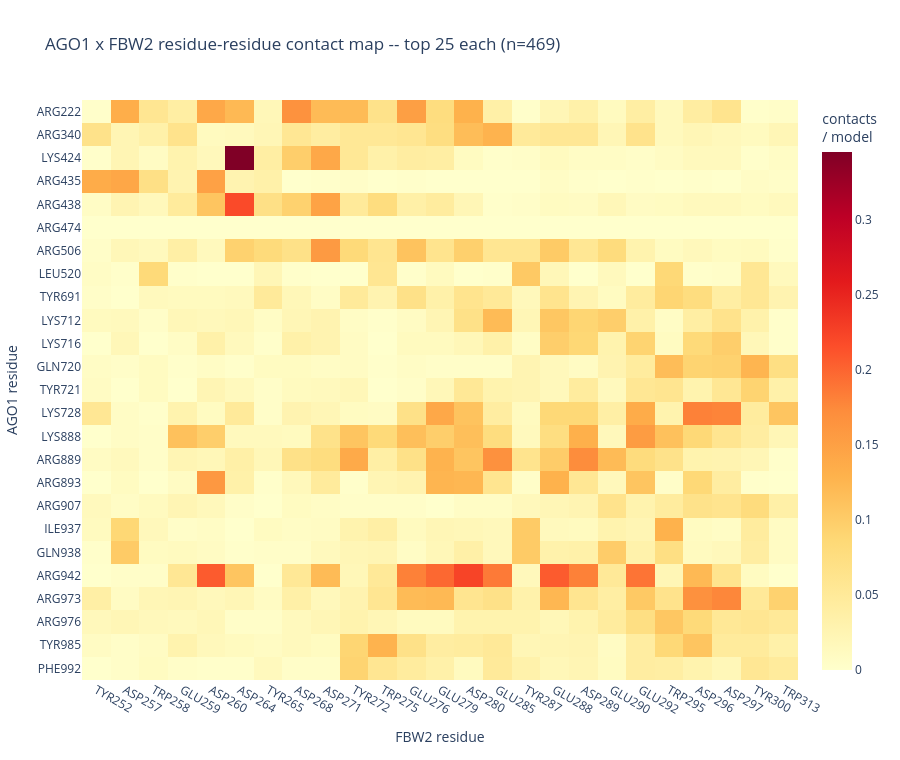

This figure's notebook cell:
### Code cell
if not bc.empty and len(top_rec) and len(top_lig):
    tr = top_rec["resnr"].tolist(); tl = top_lig["resnr_lig"].tolist()
    pair = bc[bc["resnr"].isin(tr) & bc["resnr_lig"].isin(tl)]
    mat = (pair.groupby(["resnr", "resnr_lig"], observed=True).size()
           .div(n_norm).unstack(fill_value=0)
           .reindex(index=sorted(tr), columns=sorted(tl), fill_value=0))
    rtick = {int(r): f"{bc.loc[bc['resnr']==r,'restype'].iloc[0]}{int(r)}" for r in mat.index}
    ltick = {int(c): f"{bc.loc[bc['resnr_lig']==c,'restype_lig'].iloc[0]}{int(c)}" for c in mat.columns}
    fig = go.Figure(go.Heatmap(z=mat.values, x=[ltick[c] for c in mat.columns], y=[rtick[r] for r in mat.index],
        colorscale="YlOrRd", hovertemplate=f"{RECEPTOR_NAME} %{{y}}<br>{partner_name} %{{x}}<br>%{{z:.3f}}/model<extra></extra>",
        colorbar=dict(title="contacts<br>/ model")))
    fig.update_layout(title=f"{RECEPTOR_NAME} x {partner_name} residue-residue contact map -- top {TOP_N} each (n={n_norm})",
        xaxis_title=f"{partner_name} residue", yaxis_title=f"{RECEPTOR_NAME} residue",
        yaxis=dict(autorange="reversed"), template=TEMPLATE, width=900, height=760)
    save_fig(fig, f"{RECEPTOR_NAME.lower()}_{partner_name.lower()}_residue_contact_map.html", "residue_interface")

### Figure 1 — Plotly figure (JSON) as saved in the notebook; plotly's stock layout.template omitted (floating-point values rounded to 4 significant figures; data arrays with more than 128 entries replaced by an {"elided": "..."} marker saying what was removed)
{"data": [{"colorbar": {"title": {"text": "contacts<br>/ model"}}, "colorscale": [[0.0, "rgb(255,255,204)"], [0.125, "rgb(255,237,160)"], [0.25, "rgb(254,217,118)"], [0.375, "rgb(254,178,76)"], [0.5, "rgb(253,141,60)"], [0.625, "rgb(252,78,42)"], [0.75, "rgb(227,26,28)"], [0.875, "rgb(189,0,38)"], [1.0, "rgb(128,0,38)"]], "hovertemplate": "AGO1 %{y}<br>FBW2 %{x}<br>%{z:.3f}/model<extra></extra>", "type": "heatmap", "x": ["TYR252", "ASP257", "TRP258", "GLU259", "ASP260", "ASP264", "TYR265", "ASP268", "ASP271", "TYR272", "TRP275", "GLU276", "GLU279", "ASP280", "GLU285", "TYR287", "GLU288", "ASP289", "GLU290", "GLU292", "TRP295", "ASP296", "ASP297", "TYR300", "TRP313"], "y": ["ARG222", "ARG340", "LYS424", "ARG435", "ARG438", "ARG474", "ARG506", "LEU520", "TYR691", "LYS712", "LYS716", "GLN720", "TYR721", "LYS728", "LYS888", "ARG889", "ARG893", "ARG907", "ILE937", "GLN938", "ARG942", "ARG973", "ARG976", "TYR985", "PHE992"], "z": {"elided": "25x25 float values"}}], "layout": {"height": 760, "title": {"text": "AGO1 x FBW2 residue-residue contact map -- top 25 each (n=469)"}, "width": 900, "xaxis": {"title": {"text": "FBW2 residue"}}, "yaxis": {"autorange": "reversed", "title": {"text": "AGO1 residue"}}}}
